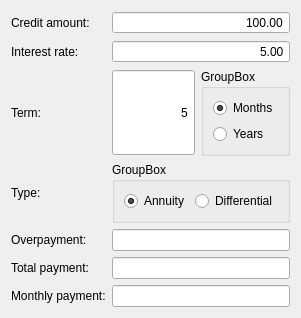
      <widget class="QWidget" name="tab_credit">
       <property name="sizePolicy">
        <sizepolicy hsizetype="Minimum" vsizetype="Minimum">
         <horstretch>0</horstretch>
         <verstretch>0</verstretch>
        </sizepolicy>
       </property>
       <attribute name="title">
        <string>Credit</string>
       </attribute>
       <layout class="QGridLayout" name="gridLayout_7">
        <item row="0" column="0">
         <layout class="QGridLayout" name="grid_layout_credit_tab">
          <item row="2" column="1">
           <widget class="QSpinBox" name="spin_box_credit_term">
            <property name="sizePolicy">
             <sizepolicy hsizetype="Minimum" vsizetype="Minimum">
              <horstretch>0</horstretch>
              <verstretch>0</verstretch>
             </sizepolicy>
            </property>
            <property name="alignment">
             <set>Qt::AlignmentFlag::AlignRight|Qt::AlignmentFlag::AlignTrailing|Qt::AlignmentFlag::AlignVCenter</set>
            </property>
            <property name="buttonSymbols">
             <enum>QAbstractSpinBox::ButtonSymbols::NoButtons</enum>
            </property>
            <property name="minimum">
             <number>1</number>
            </property>
            <property name="maximum">
             <number>1000000</number>
            </property>
            <property name="value">
             <number>5</number>
            </property>
           </widget>
          </item>
          <item row="7" column="0">
           <widget class="QLabel" name="label_credit_monthly_payment">
            <property name="sizePolicy">
             <sizepolicy hsizetype="Minimum" vsizetype="Minimum">
              <horstretch>0</horstretch>
              <verstretch>0</verstretch>
             </sizepolicy>
            </property>
            <property name="text">
             <string>Monthly payment:</string>
            </property>
           </widget>
          </item>
          <item row="6" column="0">
           <widget class="QLabel" name="label_credit_total_payment">
            <property name="sizePolicy">
             <sizepolicy hsizetype="Minimum" vsizetype="Minimum">
              <horstretch>0</horstretch>
              <verstretch>0</verstretch>
             </sizepolicy>
            </property>
            <property name="text">
             <string>Total payment:</string>
            </property>
           </widget>
          </item>
          <item row="0" column="0">
           <widget class="QLabel" name="label_credit_amount">
            <property name="sizePolicy">
             <sizepolicy hsizetype="Minimum" vsizetype="Minimum">
              <horstretch>0</horstretch>
              <verstretch>0</verstretch>
             </sizepolicy>
            </property>
            <property name="text">
             <string>Credit amount:</string>
            </property>
           </widget>
          </item>
          <item row="2" column="0">
           <widget class="QLabel" name="label_credit_term">
            <property name="sizePolicy">
             <sizepolicy hsizetype="Minimum" vsizetype="Minimum">
              <horstretch>0</horstretch>
              <verstretch>0</verstretch>
             </sizepolicy>
            </property>
            <property name="text">
             <string>Term:</string>
            </property>
           </widget>
          </item>
          <item row="5" column="0">
           <widget class="QLabel" name="label_credit_overpayment">
            <property name="sizePolicy">
             <sizepolicy hsizetype="Minimum" vsizetype="Minimum">
              <horstretch>0</horstretch>
              <verstretch>0</verstretch>
             </sizepolicy>
            </property>
            <property name="text">
             <string>Overpayment:</string>
            </property>
           </widget>
          </item>
          <item row="1" column="0">
           <widget class="QLabel" name="label_credit_interest_rate">
            <property name="sizePolicy">
             <sizepolicy hsizetype="Minimum" vsizetype="Minimum">
              <horstretch>0</horstretch>
              <verstretch>0</verstretch>
             </sizepolicy>
            </property>
            <property name="text">
             <string>Interest rate:</string>
            </property>
           </widget>
          </item>
          <item row="3" column="0">
           <widget class="QLabel" name="label_credit_type">
            <property name="sizePolicy">
             <sizepolicy hsizetype="Minimum" vsizetype="Minimum">
              <horstretch>0</horstretch>
              <verstretch>0</verstretch>
             </sizepolicy>
            </property>
            <property name="text">
             <string>Type:</string>
            </property>
           </widget>
          </item>
          <item row="2" column="2">
           <widget class="QGroupBox" name="group_box_credit_term">
            <property name="sizePolicy">
             <sizepolicy hsizetype="Minimum" vsizetype="Minimum">
              <horstretch>0</horstretch>
              <verstretch>0</verstretch>
             </sizepolicy>
            </property>
            <property name="title">
             <string>GroupBox</string>
            </property>
            <layout class="QGridLayout" name="gridLayout_6">
             <item row="0" column="0">
              <layout class="QGridLayout" name="grid_layout_credit_term">
               <item row="0" column="0">
                <widget class="QRadioButton" name="radio_button_credit_term_months">
                 <property name="sizePolicy">
                  <sizepolicy hsizetype="Minimum" vsizetype="Minimum">
                   <horstretch>0</horstretch>
                   <verstretch>0</verstretch>
                  </sizepolicy>
                 </property>
                 <property name="text">
                  <string>Months</string>
                 </property>
                 <property name="checked">
                  <bool>true</bool>
                 </property>
                </widget>
               </item>
               <item row="1" column="0">
                <widget class="QRadioButton" name="radio_button_credit_term_years">
                 <property name="sizePolicy">
                  <sizepolicy hsizetype="Minimum" vsizetype="Minimum">
                   <horstretch>0</horstretch>
                   <verstretch>0</verstretch>
                  </sizepolicy>
                 </property>
                 <property name="text">
                  <string>Years</string>
                 </property>
                </widget>
               </item>
              </layout>
             </item>
            </layout>
           </widget>
          </item>
          <item row="1" column="1" colspan="2">
           <widget class="QDoubleSpinBox" name="double_spin_box_credit_interest">
            <property name="sizePolicy">
             <sizepolicy hsizetype="Minimum" vsizetype="Minimum">
              <horstretch>0</horstretch>
              <verstretch>0</verstretch>
             </sizepolicy>
            </property>
            <property name="alignment">
             <set>Qt::AlignmentFlag::AlignRight|Qt::AlignmentFlag::AlignTrailing|Qt::AlignmentFlag::AlignVCenter</set>
            </property>
            <property name="buttonSymbols">
             <enum>QAbstractSpinBox::ButtonSymbols::NoButtons</enum>
            </property>
            <property name="minimum">
             <double>1.000000000000000</double>
            </property>
            <property name="maximum">
             <double>1000000.000000000000000</double>
            </property>
            <property name="singleStep">
             <double>0.010000000000000</double>
            </property>
            <property name="value">
             <double>5.000000000000000</double>
            </property>
           </widget>
          </item>
          <item row="0" column="1" colspan="2">
           <widget class="QDoubleSpinBox" name="double_spin_box_credit_amount">
            <property name="sizePolicy">
             <sizepolicy hsizetype="Minimum" vsizetype="Minimum">
              <horstretch>0</horstretch>
              <verstretch>0</verstretch>
             </sizepolicy>
            </property>
            <property name="alignment">
             <set>Qt::AlignmentFlag::AlignRight|Qt::AlignmentFlag::AlignTrailing|Qt::AlignmentFlag::AlignVCenter</set>
            </property>
            <property name="buttonSymbols">
             <enum>QAbstractSpinBox::ButtonSymbols::NoButtons</enum>
            </property>
            <property name="minimum">
             <double>1.000000000000000</double>
            </property>
            <property name="maximum">
             <double>1000000.000000000000000</double>
            </property>
            <property name="singleStep">
             <double>0.010000000000000</double>
            </property>
            <property name="value">
             <double>100.000000000000000</double>
            </property>
           </widget>
          </item>
          <item row="3" column="1" colspan="2">
           <widget class="QGroupBox" name="group_box_credit_type">
            <property name="sizePolicy">
             <sizepolicy hsizetype="Minimum" vsizetype="Minimum">
              <horstretch>0</horstretch>
              <verstretch>0</verstretch>
             </sizepolicy>
            </property>
            <property name="title">
             <string>GroupBox</string>
            </property>
            <layout class="QGridLayout" name="gridLayout_8">
             <item row="0" column="0">
              <layout class="QGridLayout" name="grid_layout_credit_type">
               <item row="0" column="0">
                <widget class="QRadioButton" name="radio_button_credit_type_annuity">
                 <property name="sizePolicy">
                  <sizepolicy hsizetype="Minimum" vsizetype="Minimum">
                   <horstretch>0</horstretch>
                   <verstretch>0</verstretch>
                  </sizepolicy>
                 </property>
                 <property name="text">
                  <string>Annuity</string>
                 </property>
                 <property name="checked">
                  <bool>true</bool>
                 </property>
                </widget>
               </item>
               <item row="0" column="1">
                <widget class="QRadioButton" name="radio_button_credit_type_differential">
                 <property name="sizePolicy">
                  <sizepolicy hsizetype="Minimum" vsizetype="Minimum">
                   <horstretch>0</horstretch>
                   <verstretch>0</verstretch>
                  </sizepolicy>
                 </property>
                 <property name="text">
                  <string>Differential</string>
                 </property>
                 <property name="checked">
                  <bool>false</bool>
                 </property>
                </widget>
               </item>
              </layout>
             </item>
            </layout>
           </widget>
          </item>
          <item row="5" column="1" colspan="2">
           <widget class="QLineEdit" name="line_edit_credit_overpayment">
            <property name="sizePolicy">
             <sizepolicy hsizetype="Minimum" vsizetype="Minimum">
              <horstretch>0</horstretch>
              <verstretch>0</verstretch>
             </sizepolicy>
            </property>
            <property name="styleSheet">
             <string notr="true">QLineEdit:focus, QTextEdit:focus {
    border: 1px solid #9e9e9e;
}</string>
            </property>
            <property name="readOnly">
             <bool>true</bool>
            </property>
           </widget>
          </item>
          <item row="6" column="1" colspan="2">
           <widget class="QLineEdit" name="line_edit_credit_total_payment">
            <property name="sizePolicy">
             <sizepolicy hsizetype="Minimum" vsizetype="Minimum">
              <horstretch>0</horstretch>
              <verstretch>0</verstretch>
             </sizepolicy>
            </property>
            <property name="styleSheet">
             <string notr="true">QLineEdit:focus, QTextEdit:focus {
    border: 1px solid #9e9e9e;
}</string>
            </property>
            <property name="readOnly">
             <bool>true</bool>
            </property>
           </widget>
          </item>
          <item row="7" column="1" colspan="2">
           <widget class="QLineEdit" name="line_edit_credit_monthly_payment">
            <property name="sizePolicy">
             <sizepolicy hsizetype="Minimum" vsizetype="Minimum">
              <horstretch>0</horstretch>
              <verstretch>0</verstretch>
             </sizepolicy>
            </property>
            <property name="styleSheet">
             <string notr="true">QLineEdit:focus, QTextEdit:focus {
    border: 1px solid #9e9e9e;
}</string>
            </property>
            <property name="readOnly">
             <bool>true</bool>
            </property>
           </widget>
          </item>
          <item row="4" column="0" colspan="3">
           <spacer name="vertical_spacer_credit">
            <property name="orientation">
             <enum>Qt::Orientation::Vertical</enum>
            </property>
            <property name="sizeType">
             <enum>QSizePolicy::Policy::Expanding</enum>
            </property>
            <property name="sizeHint" stdset="0">
             <size>
              <width>0</width>
              <height>0</height>
             </size>
            </property>
           </spacer>
          </item>
         </layout>
        </item>
       </layout>
      </widget>
